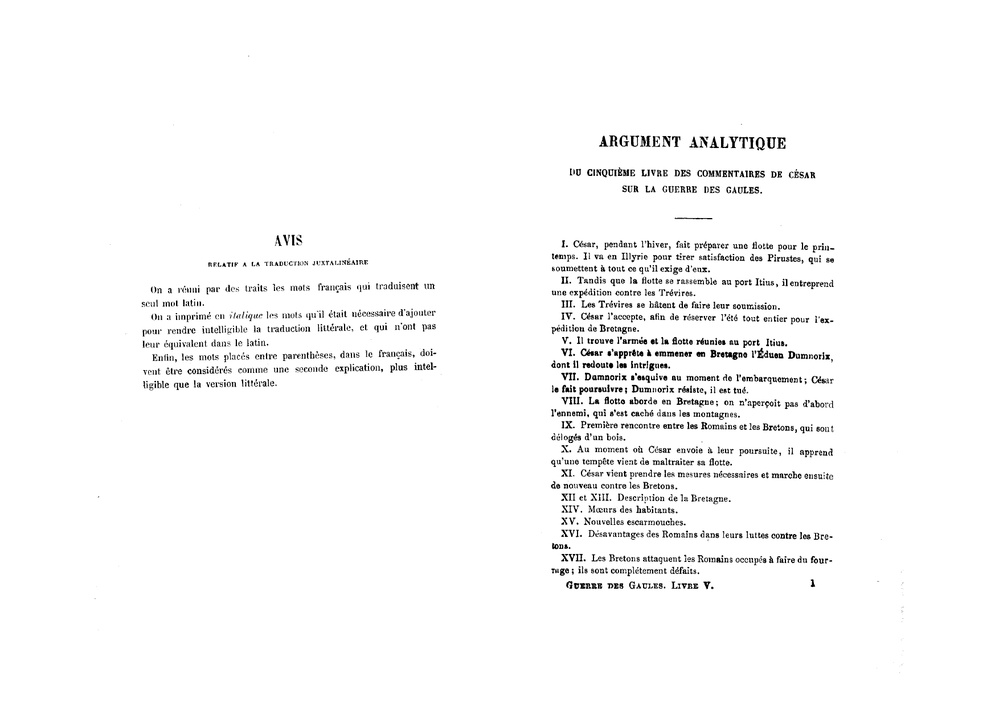
#> input picture bgallv/bgallv_page-0001.jpg, 999 x 706 px, shrunk from 1754 x 1240 before the run; its folder holds 4 pictures in this run
$ python split_images.py
#> lines starting #> are read from the running program, lines starting #| are printed output that depends on the picture
import os
from PIL import Image

# === Configuration ===
input_dir = "bgallv"      # Dossier contenant les images d'entrée
output_dir = "moities_bgallv"      # Dossier pour enregistrer les moitiés droites
os.makedirs(output_dir, exist_ok=True)

# === Traitement des images ===
for filename in os.listdir(input_dir):
    if filename.lower().endswith(".jpg"):
        image_path = os.path.join(input_dir, filename)
        try:
            with Image.open(image_path) as img:
#> img is the input picture: PIL image 999x706 RGB; min 0, max 255, mean 248.4
                width, height = img.size
#> width = 999; height = 706
                mid_x = width // 2
#> mid_x = 499
                # Définir la boîte de découpe pour la moitié droite
                box = (mid_x, 0, width, height)
#> box = (499, 0, 999, 706)
                right_half = img.crop(box)
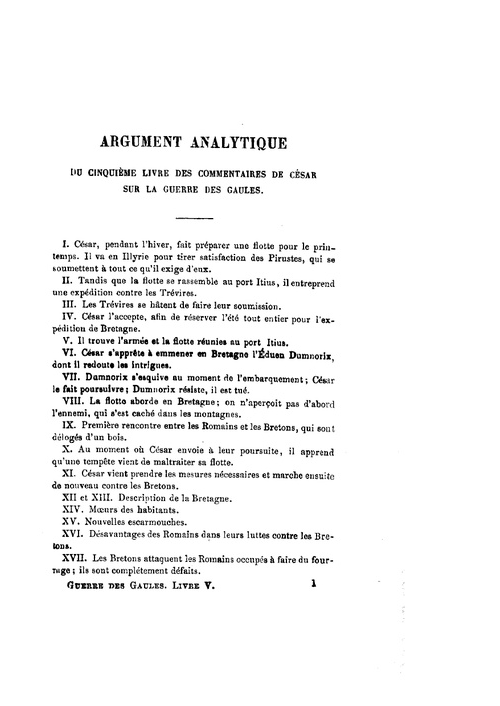
#> right_half: PIL image 500x706 RGB; min 0, max 255, mean 244.4
                # Enregistrer l'image découpée
                output_path = os.path.join(output_dir, filename)
                right_half.save(output_path)
                print(f"✅ {filename} traité → {output_path}")
        except Exception as e:
            print(f"❌ Erreur lors du traitement de {filename} : {e}")
#> pass 2 of the loop `for filename in os.listdir(input_dir):`:
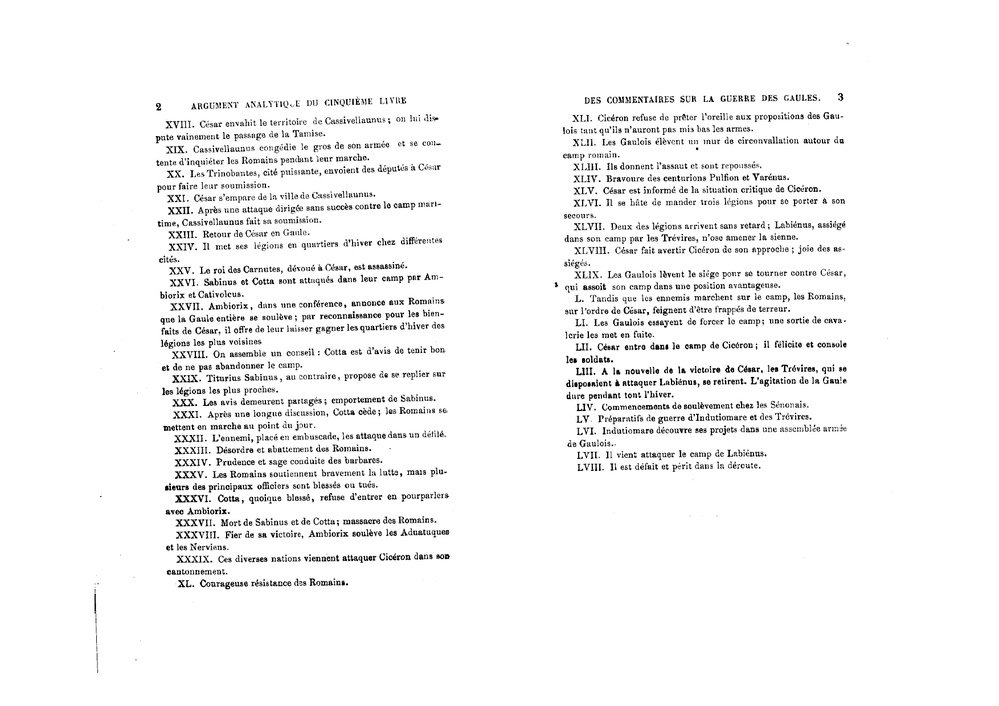
#> input picture bgallv/bgallv_page-0002.jpg, 999 x 706 px, shrunk from 1754 x 1240 before the run
#> img is the input picture: PIL image 999x706 RGB; min 0, max 255, mean 244.6
#> `right_half = img.crop(box)`:
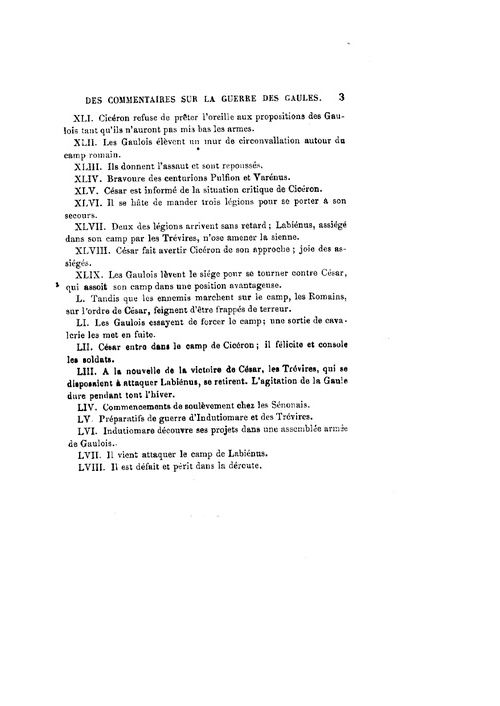
#> right_half: PIL image 500x706 RGB; min 0, max 255, mean 246.2
#> pass 3 of the loop `for filename in os.listdir(input_dir):`:
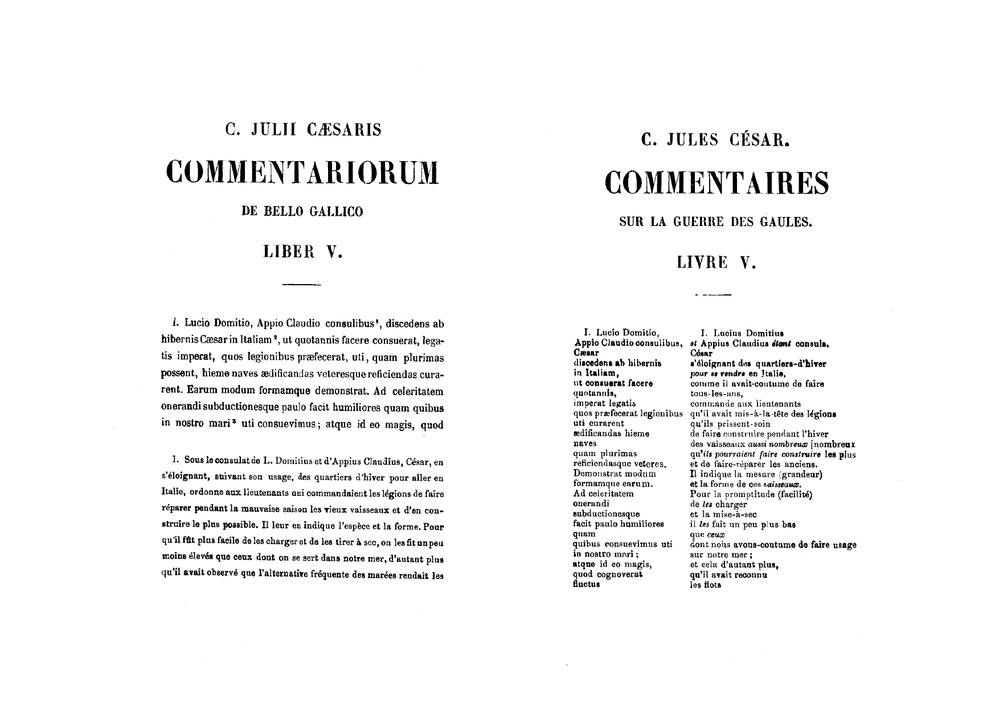
#> input picture bgallv/bgallv_page-0003.jpg, 999 x 706 px, shrunk from 1754 x 1240 before the run
#> img is the input picture: PIL image 999x706 RGB; min 0, max 255, mean 245.1
#> `right_half = img.crop(box)`:
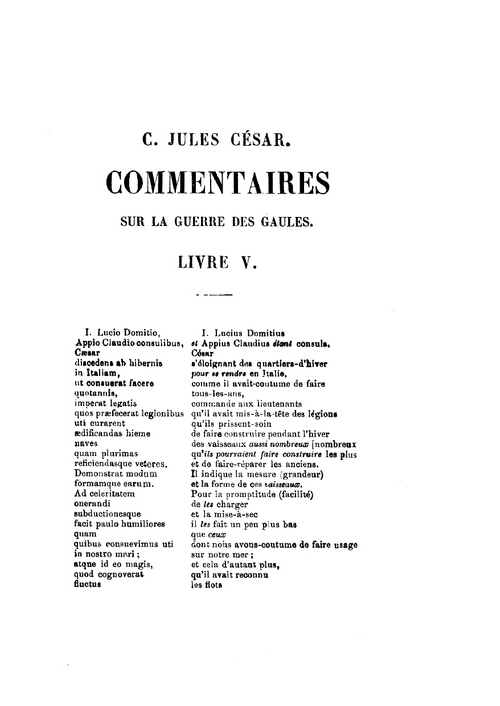
#> right_half: PIL image 500x706 RGB; min 0, max 255, mean 245.5
#> the loop made 4 passes; the first 3 are shown
